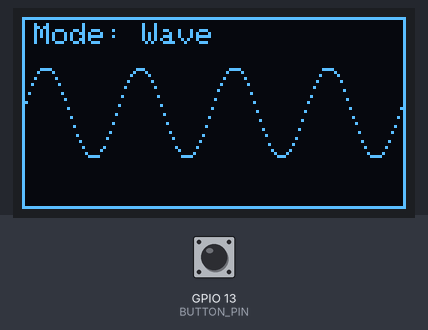
A sketch run on a simulated ESP32. On the bench: 128×64 one-colour display. The inputs (shaded band) are chosen by the test bench; at power-on: GPIO 13 (BUTTON_PIN) HIGH. Random numbers use the default seed unless the sketch sets one.

Above: at 1.2 s.
1.3 s: GPIO 13 (BUTTON_PIN) pulled LOW for 0.15 s
At 1.79 s:
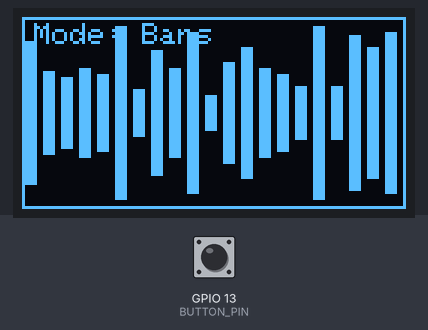
2.0 s: GPIO 13 (BUTTON_PIN) pulled LOW for 1 s
At 2.19 s:
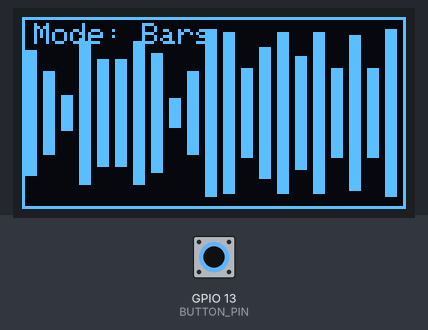
3.6 s: GPIO 13 (BUTTON_PIN) pulled LOW for 0.15 s
At 3.78 s:
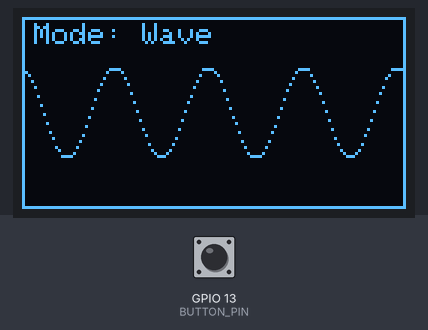
4.3 s: GPIO 13 (BUTTON_PIN) pulled LOW for 1 s
At 4.48 s:
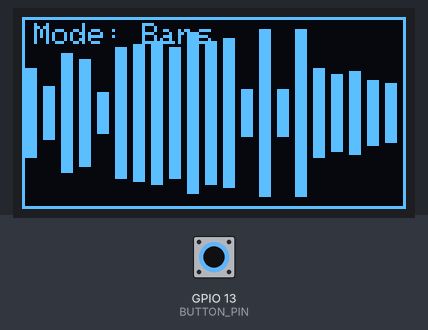
5.9 s: GPIO 13 (BUTTON_PIN) pulsed LOW 5 times (0.12 s each, 0.3 s apart)
At 6.07 s:
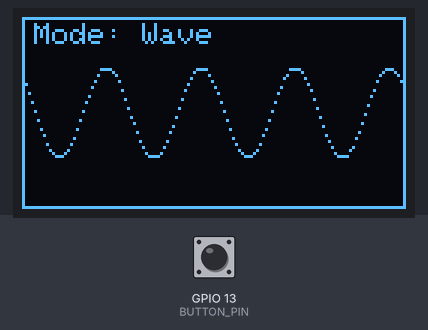
Timing chart, 0 to 8.9 s (numbered marks = the images above; inputs shaded):
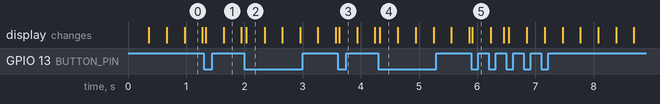

The sketch:

sketch.ino
```cpp
#include <Wire.h>
#include <Adafruit_GFX.h>
#include <Adafruit_SSD1306.h>

#define SCREEN_WIDTH 128
#define SCREEN_HEIGHT 64
#define OLED_RESET    -1
#define BUTTON_PIN     13

Adafruit_SSD1306 display(SCREEN_WIDTH, SCREEN_HEIGHT, &Wire, OLED_RESET);

int barCount = 0;
bool isWaveMode = true;
bool lastButtonState = HIGH;

void setup() {
  Serial.begin(115200);
  pinMode(BUTTON_PIN, INPUT_PULLUP);

  if (!display.begin(SSD1306_SWITCHCAPVCC, 0x3C)) {
    Serial.println(F("SSD1306 allocation failed"));
    for (;;);
  }

  display.clearDisplay();
  display.display();
}

void loop() {
  // Read button state
  bool currentButtonState = digitalRead(BUTTON_PIN);

  // Detect rising edge (button press)
  if (lastButtonState == HIGH && currentButtonState == LOW) {
    isWaveMode = !isWaveMode;  // Toggle mode
    delay(200);  // Simple debounce
  }
  lastButtonState = currentButtonState;

  display.clearDisplay();

  // Draw frame
  display.drawRect(0, 0, SCREEN_WIDTH, SCREEN_HEIGHT, SSD1306_WHITE);

  // Mode label
  display.setTextSize(1);
  display.setTextColor(SSD1306_WHITE);
  display.setCursor(4, 2);
  display.print("Mode: ");
  display.print(isWaveMode ? "Wave" : "Bars");

  // Visualizer
  if (isWaveMode) {
    // For cont. wave
    for (int x = 0; x < SCREEN_WIDTH; x++) {
      int y = 32 + 15 * sin((x + barCount) * 0.2);
      display.drawPixel(x, y, SSD1306_WHITE);
    }
  } else {
    // For bars
    int barWidth = 6;
    for (int i = 0; i < SCREEN_WIDTH / barWidth; i++) {
      int height = random(5, 30);
      int x = i * barWidth + 1;
      int yCenter = SCREEN_HEIGHT / 2;

      display.fillRect(x, yCenter - height, barWidth - 2, height, SSD1306_WHITE);
      display.fillRect(x, yCenter, barWidth - 2, height, SSD1306_WHITE);
    }
  }

  display.display();
  barCount++;
  delay(30);  // Smooth animation
}
```
